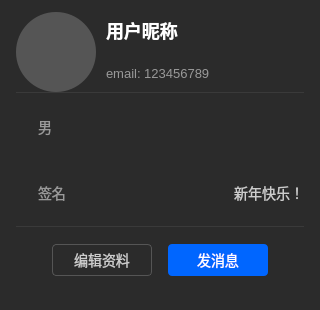
<?xml version="1.0" encoding="UTF-8"?>
<ui version="4.0">
 <class>ProfileCardWidget</class>
 <widget class="QWidget" name="ProfileCardWidget">
  <property name="geometry">
   <rect>
    <x>0</x>
    <y>0</y>
    <width>320</width>
    <height>310</height>
   </rect>
  </property>
  <property name="windowTitle">
   <string>ProfileCardWidget</string>
  </property>
  <property name="styleSheet">
   <string notr="true">#ProfileCardWidget {
    background-color: #2B2B2B;
}</string>
  </property>
  <layout class="QVBoxLayout" name="verticalLayout">
   <property name="spacing">
    <number>0</number>
   </property>
   <property name="leftMargin">
    <number>16</number>
   </property>
   <property name="topMargin">
    <number>12</number>
   </property>
   <property name="rightMargin">
    <number>16</number>
   </property>
   <property name="bottomMargin">
    <number>16</number>
   </property>
   <item>
    <widget class="QWidget" name="top_widget" native="true">
     <layout class="QHBoxLayout" name="horizontalLayout_top">
      <property name="spacing">
       <number>10</number>
      </property>
      <property name="leftMargin">
       <number>0</number>
      </property>
      <property name="topMargin">
       <number>0</number>
      </property>
      <property name="rightMargin">
       <number>0</number>
      </property>
      <property name="bottomMargin">
       <number>0</number>
      </property>
      <item>
       <widget class="QLabel" name="avatar_label">
        <property name="minimumSize">
         <size>
          <width>80</width>
          <height>80</height>
         </size>
        </property>
        <property name="maximumSize">
         <size>
          <width>80</width>
          <height>80</height>
         </size>
        </property>
        <property name="styleSheet">
         <string notr="true">background-color: #555555;
border-radius: 40px;</string>
        </property>
        <property name="text">
         <string/>
        </property>
        <property name="scaledContents">
         <bool>true</bool>
        </property>
       </widget>
      </item>
      <item>
       <layout class="QVBoxLayout" name="verticalLayout_name">
        <property name="spacing">
         <number>6</number>
        </property>
        <item>
         <widget class="QLabel" name="name_label">
          <property name="styleSheet">
           <string notr="true">color: #FFFFFF;
font-size: 18px;
font-weight: bold;</string>
          </property>
          <property name="text">
           <string>用户昵称</string>
          </property>
         </widget>
        </item>
        <item>
         <widget class="QLabel" name="email_label">
          <property name="styleSheet">
           <string notr="true">color: #999999;
font-size: 13px;</string>
          </property>
          <property name="text">
           <string>email: 123456789</string>
          </property>
         </widget>
        </item>
       </layout>
      </item>
     </layout>
    </widget>
   </item>
   <item>
    <widget class="QWidget" name="separator1" native="true">
     <property name="minimumSize">
      <size>
       <width>0</width>
       <height>1</height>
      </size>
     </property>
     <property name="maximumSize">
      <size>
       <width>16777215</width>
       <height>1</height>
      </size>
     </property>
     <property name="styleSheet">
      <string notr="true">background-color: #3A3A3A;</string>
     </property>
    </widget>
   </item>
   <item>
    <widget class="QWidget" name="gender_widget" native="true">
     <layout class="QHBoxLayout" name="horizontalLayout_gender">
      <property name="spacing">
       <number>6</number>
      </property>
      <property name="leftMargin">
       <number>0</number>
      </property>
      <property name="topMargin">
       <number>8</number>
      </property>
      <property name="rightMargin">
       <number>0</number>
      </property>
      <property name="bottomMargin">
       <number>8</number>
      </property>
      <item>
       <widget class="QLabel" name="gender_icon">
        <property name="minimumSize">
         <size>
          <width>16</width>
          <height>16</height>
         </size>
        </property>
        <property name="maximumSize">
         <size>
          <width>16</width>
          <height>16</height>
         </size>
        </property>
        <property name="text">
         <string/>
        </property>
        <property name="pixmap">
         <pixmap>resource/male_16.svg</pixmap>
        </property>
        <property name="scaledContents">
         <bool>true</bool>
        </property>
       </widget>
      </item>
      <item>
       <widget class="QLabel" name="gender_label">
        <property name="styleSheet">
         <string notr="true">color: #999999;
font-size: 14px;</string>
        </property>
        <property name="text">
         <string>男</string>
        </property>
       </widget>
      </item>
     </layout>
    </widget>
   </item>
   <item>
    <widget class="QWidget" name="signature_widget" native="true">
     <layout class="QHBoxLayout" name="horizontalLayout_sig">
      <property name="spacing">
       <number>6</number>
      </property>
      <property name="leftMargin">
       <number>0</number>
      </property>
      <property name="topMargin">
       <number>8</number>
      </property>
      <property name="rightMargin">
       <number>0</number>
      </property>
      <property name="bottomMargin">
       <number>8</number>
      </property>
      <item>
       <layout class="QHBoxLayout" name="horizontalLayout_sig_left">
        <property name="spacing">
         <number>6</number>
        </property>
        <item>
         <widget class="QLabel" name="signature_icon">
          <property name="minimumSize">
           <size>
            <width>16</width>
            <height>16</height>
           </size>
          </property>
          <property name="maximumSize">
           <size>
            <width>16</width>
            <height>16</height>
           </size>
          </property>
          <property name="text">
           <string/>
          </property>
          <property name="pixmap">
           <pixmap>resource/edit_24.svg</pixmap>
          </property>
          <property name="scaledContents">
           <bool>true</bool>
          </property>
         </widget>
        </item>
        <item>
         <widget class="QLabel" name="signature_tag">
          <property name="styleSheet">
           <string notr="true">color: #999999;
font-size: 14px;</string>
          </property>
          <property name="text">
           <string>签名</string>
          </property>
         </widget>
        </item>
       </layout>
      </item>
      <item>
       <widget class="QLabel" name="signature_label">
        <property name="styleSheet">
         <string notr="true">color: #CCCCCC;
font-size: 14px;</string>
        </property>
        <property name="text">
         <string>新年快乐！</string>
        </property>
        <property name="alignment">
         <set>Qt::AlignmentFlag::AlignRight|Qt::AlignmentFlag::AlignTrailing|Qt::AlignmentFlag::AlignVCenter</set>
        </property>
       </widget>
      </item>
     </layout>
    </widget>
   </item>
   <item>
    <widget class="QWidget" name="separator2" native="true">
     <property name="minimumSize">
      <size>
       <width>0</width>
       <height>1</height>
      </size>
     </property>
     <property name="maximumSize">
      <size>
       <width>16777215</width>
       <height>1</height>
      </size>
     </property>
     <property name="styleSheet">
      <string notr="true">background-color: #3A3A3A;</string>
     </property>
    </widget>
   </item>
   <item>
    <widget class="QWidget" name="button_widget" native="true">
     <layout class="QHBoxLayout" name="horizontalLayout_btn">
      <property name="spacing">
       <number>16</number>
      </property>
      <property name="leftMargin">
       <number>0</number>
      </property>
      <property name="topMargin">
       <number>12</number>
      </property>
      <property name="rightMargin">
       <number>0</number>
      </property>
      <property name="bottomMargin">
       <number>12</number>
      </property>
      <item>
       <spacer name="horizontalSpacer_left">
        <property name="orientation">
         <enum>Qt::Orientation::Horizontal</enum>
        </property>
        <property name="sizeHint" stdset="0">
         <size>
          <width>40</width>
          <height>20</height>
         </size>
        </property>
       </spacer>
      </item>
      <item>
       <widget class="QPushButton" name="edit_btn">
        <property name="minimumSize">
         <size>
          <width>100</width>
          <height>32</height>
         </size>
        </property>
        <property name="maximumSize">
         <size>
          <width>16777215</width>
          <height>32</height>
         </size>
        </property>
        <property name="styleSheet">
         <string notr="true">QPushButton {
    background: transparent;
    border: 1px solid #555555;
    border-radius: 4px;
    color: #CCCCCC;
    font-size: 14px;
}
QPushButton:hover {
    border-color: #0066FF;
    color: #FFFFFF;
}</string>
        </property>
        <property name="text">
         <string>编辑资料</string>
        </property>
       </widget>
      </item>
      <item>
       <widget class="QPushButton" name="message_btn">
        <property name="minimumSize">
         <size>
          <width>100</width>
          <height>32</height>
         </size>
        </property>
        <property name="maximumSize">
         <size>
          <width>16777215</width>
          <height>32</height>
         </size>
        </property>
        <property name="styleSheet">
         <string notr="true">QPushButton {
    background: #0066FF;
    border: none;
    border-radius: 4px;
    color: #FFFFFF;
    font-size: 14px;
}
QPushButton:hover {
    background: #0052CC;
}</string>
        </property>
        <property name="text">
         <string>发消息</string>
        </property>
       </widget>
      </item>
      <item>
       <spacer name="horizontalSpacer_right">
        <property name="orientation">
         <enum>Qt::Orientation::Horizontal</enum>
        </property>
        <property name="sizeHint" stdset="0">
         <size>
          <width>40</width>
          <height>20</height>
         </size>
        </property>
       </spacer>
      </item>
     </layout>
    </widget>
   </item>
  </layout>
 </widget>
 <resources/>
 <connections/>
</ui>
